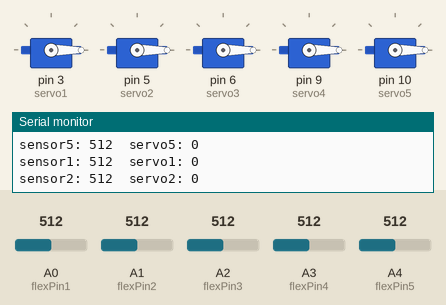
The sketch below on a simulated Arduino Uno, built with avr-gcc and run on an emulated ATmega328P. On the bench: 5 × servo, the last lines printed to the serial monitor. Inputs (shaded band) come from the test bench; at power-on: A0 (flexPin1) = 512, A1 (flexPin2) = 512, A2 (flexPin3) = 512, A3 (flexPin4) = 512, A4 (flexPin5) = 512.

Above: at 1.2 s.
1.3 s: A0 (flexPin1) set to 716
At 2.4 s:
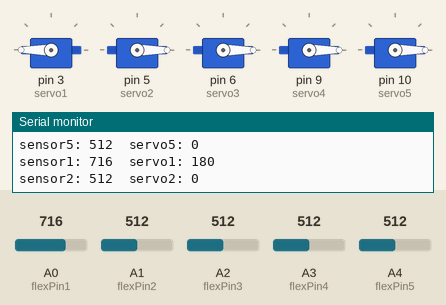
2.8 s: A1 (flexPin2) set to 716
At 4.0 s:
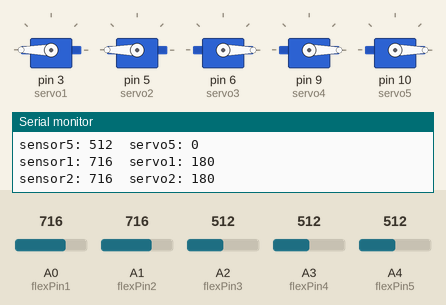
4.3 s: A2 (flexPin3) set to 716
At 5.6 s:
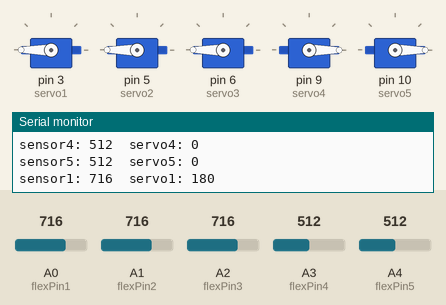
5.9 s: A3 (flexPin4) set to 716
At 6.9 s:
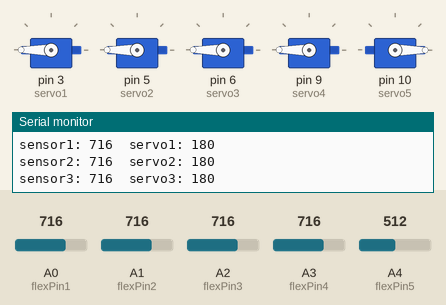
7.4 s: A4 (flexPin5) set to 716
At 8.6 s:
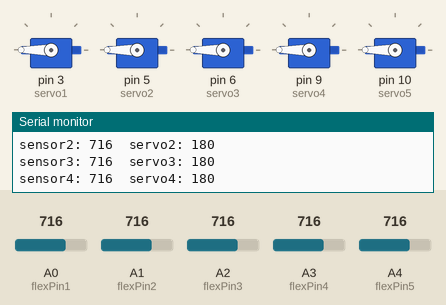
8.9 s: A0 (flexPin1) set to 306
At 10.4 s:
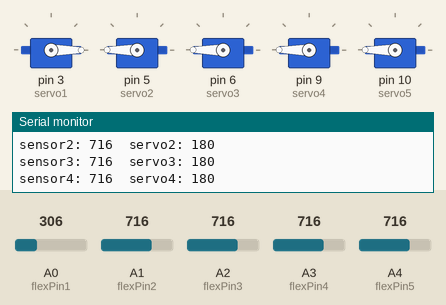
Timing chart, 0 to 11.4 s (numbered marks = the images above; inputs shaded):
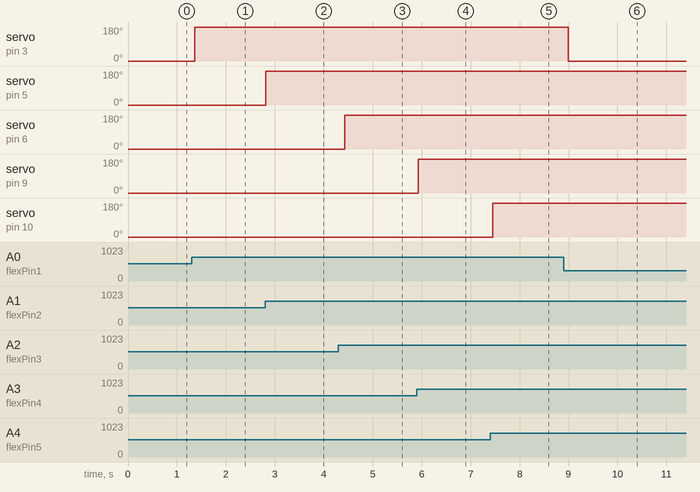

Measured:
- after the input at 1.3 s, servo on pin 3 (servo1): 0° → 180° after 0.07 s
- after the input at 2.8 s, servo on pin 5 (servo2): 0° → 180° at once
- after the input at 4.3 s, servo on pin 6 (servo3): 0° → 180° after 0.13 s
- after the input at 5.9 s, servo on pin 9 (servo4): 0° → 180° at once
- after the input at 7.4 s, servo on pin 10 (servo5): 0° → 180° after 0.05 s
- after the input at 8.9 s, servo on pin 3 (servo1): 180° → 0° after 0.09 s

The sketch:

Flex_and_servo.ino
```cpp
#include <Servo.h>

Servo servo1;
Servo servo2;
Servo servo3;
Servo servo4;
Servo servo5;


const int flexPin1 = A0;
const int flexPin2 = A1;
const int flexPin3 = A2;
const int flexPin4 = A3;
const int flexPin5 = A4;

void setup()
{

  Serial.begin(9600); //Set serial baud rate to 9600 bps

  servo1.attach(3);
  servo2.attach(5);
  servo3.attach(6);
  servo4.attach(9);
  servo5.attach(10);

}


void loop()
{
  int flexPosition1;
  int servoPosition1;
  int flexPosition2;
  int servoPosition2;
  int flexPosition3;
  int servoPosition3;
  int flexPosition4;
  int servoPosition4;
  int flexPosition5;
  int servoPosition5;

  // Read the position of the flex sensor (0 to 1023):

  flexPosition1 = analogRead(flexPin1);
  flexPosition2 = analogRead(flexPin2);
  flexPosition3 = analogRead(flexPin3);
  flexPosition4 = analogRead(flexPin4);
  flexPosition5 = analogRead(flexPin5);


  servoPosition1 = map(flexPosition1, 600, 650, 0, 180);
  servoPosition1 = constrain(servoPosition1, 0, 180);
  servoPosition2 = map(flexPosition2, 600, 650, 0, 180);
  servoPosition2 = constrain(servoPosition2, 0, 180);
  servoPosition3 = map(flexPosition3, 600, 650, 0, 180);
  servoPosition3 = constrain(servoPosition3, 0, 180);
  servoPosition4 = map(flexPosition4, 600, 650, 0, 180);
  servoPosition4 = constrain(servoPosition4, 0, 180);
  servoPosition5 = map(flexPosition5, 600, 650, 0, 180);
  servoPosition5 = constrain(servoPosition5, 0, 180);

  // Now we'll command the servo to move to that position:

  servo1.write(servoPosition1);
  servo2.write(servoPosition2);
  servo3.write(servoPosition3);
  servo4.write(servoPosition4);
  servo5.write(servoPosition5);


  Serial.print("sensor1: ");
  Serial.print(flexPosition1);
  Serial.print("  servo1: ");
  Serial.println(servoPosition1);

  Serial.print("sensor2: ");
  Serial.print(flexPosition2);
  Serial.print("  servo2: ");
  Serial.println(servoPosition2);

  Serial.print("sensor3: ");
  Serial.print(flexPosition3);
  Serial.print("  servo3: ");
  Serial.println(servoPosition3);

  Serial.print("sensor4: ");
  Serial.print(flexPosition4);
  Serial.print("  servo4: ");
  Serial.println(servoPosition4);

  Serial.print("sensor5: ");
  Serial.print(flexPosition5);
  Serial.print("  servo5: ");
  Serial.println(servoPosition5);
}
```
